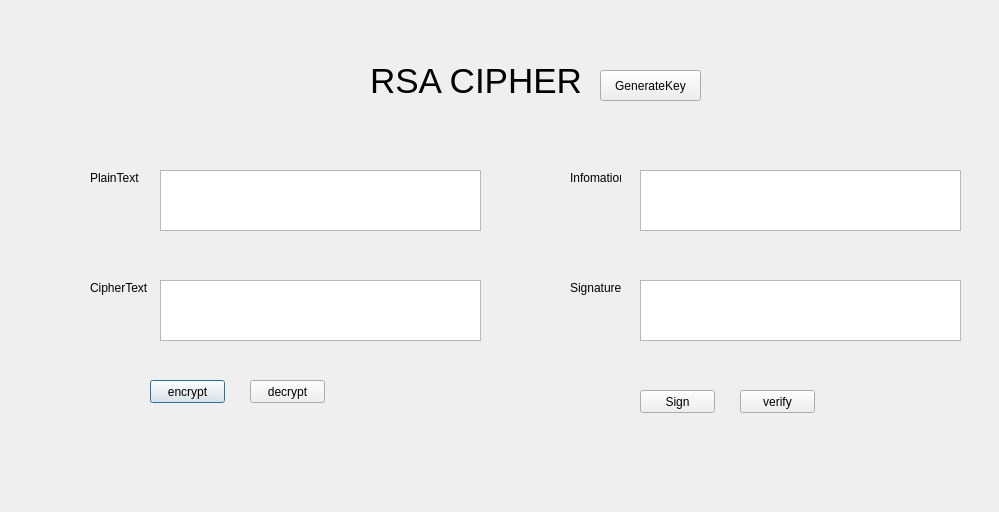
<?xml version="1.0" encoding="UTF-8"?>
<ui version="4.0">
 <class>Dialog</class>
 <widget class="QDialog" name="Dialog">
  <property name="geometry">
   <rect>
    <x>0</x>
    <y>0</y>
    <width>999</width>
    <height>512</height>
   </rect>
  </property>
  <property name="windowTitle">
   <string>Dialog</string>
  </property>
  <widget class="QLabel" name="label">
   <property name="geometry">
    <rect>
     <x>370</x>
     <y>60</y>
     <width>221</width>
     <height>41</height>
    </rect>
   </property>
   <property name="font">
    <font>
     <pointsize>26</pointsize>
    </font>
   </property>
   <property name="text">
    <string>RSA CIPHER</string>
   </property>
  </widget>
  <widget class="QTextEdit" name="txt_plaintext">
   <property name="geometry">
    <rect>
     <x>160</x>
     <y>170</y>
     <width>321</width>
     <height>61</height>
    </rect>
   </property>
  </widget>
  <widget class="QTextEdit" name="txt_ciphertext">
   <property name="geometry">
    <rect>
     <x>160</x>
     <y>280</y>
     <width>321</width>
     <height>61</height>
    </rect>
   </property>
  </widget>
  <widget class="QLabel" name="label_2">
   <property name="geometry">
    <rect>
     <x>90</x>
     <y>170</y>
     <width>51</width>
     <height>16</height>
    </rect>
   </property>
   <property name="text">
    <string>PlainText</string>
   </property>
  </widget>
  <widget class="QLabel" name="label_3">
   <property name="geometry">
    <rect>
     <x>90</x>
     <y>280</y>
     <width>61</width>
     <height>16</height>
    </rect>
   </property>
   <property name="text">
    <string>CipherText</string>
   </property>
  </widget>
  <widget class="QPushButton" name="btn_encrypt">
   <property name="geometry">
    <rect>
     <x>150</x>
     <y>380</y>
     <width>75</width>
     <height>23</height>
    </rect>
   </property>
   <property name="text">
    <string>encrypt</string>
   </property>
  </widget>
  <widget class="QPushButton" name="btn_decrypt">
   <property name="geometry">
    <rect>
     <x>250</x>
     <y>380</y>
     <width>75</width>
     <height>23</height>
    </rect>
   </property>
   <property name="text">
    <string>decrypt</string>
   </property>
  </widget>
  <widget class="QTextEdit" name="txt_infomation">
   <property name="geometry">
    <rect>
     <x>640</x>
     <y>170</y>
     <width>321</width>
     <height>61</height>
    </rect>
   </property>
  </widget>
  <widget class="QLabel" name="label_4">
   <property name="geometry">
    <rect>
     <x>570</x>
     <y>170</y>
     <width>51</width>
     <height>16</height>
    </rect>
   </property>
   <property name="text">
    <string>Infomation</string>
   </property>
  </widget>
  <widget class="QLabel" name="label_5">
   <property name="geometry">
    <rect>
     <x>570</x>
     <y>280</y>
     <width>51</width>
     <height>16</height>
    </rect>
   </property>
   <property name="text">
    <string>Signature</string>
   </property>
  </widget>
  <widget class="QTextEdit" name="txt_signature">
   <property name="geometry">
    <rect>
     <x>640</x>
     <y>280</y>
     <width>321</width>
     <height>61</height>
    </rect>
   </property>
  </widget>
  <widget class="QPushButton" name="btn_verify">
   <property name="geometry">
    <rect>
     <x>740</x>
     <y>390</y>
     <width>75</width>
     <height>23</height>
    </rect>
   </property>
   <property name="text">
    <string>verify</string>
   </property>
  </widget>
  <widget class="QPushButton" name="btn_sign">
   <property name="geometry">
    <rect>
     <x>640</x>
     <y>390</y>
     <width>75</width>
     <height>23</height>
    </rect>
   </property>
   <property name="text">
    <string>Sign</string>
   </property>
  </widget>
  <widget class="QPushButton" name="btn_generatekey">
   <property name="geometry">
    <rect>
     <x>600</x>
     <y>70</y>
     <width>101</width>
     <height>31</height>
    </rect>
   </property>
   <property name="text">
    <string>GenerateKey</string>
   </property>
  </widget>
 </widget>
 <resources/>
 <connections/>
</ui>
